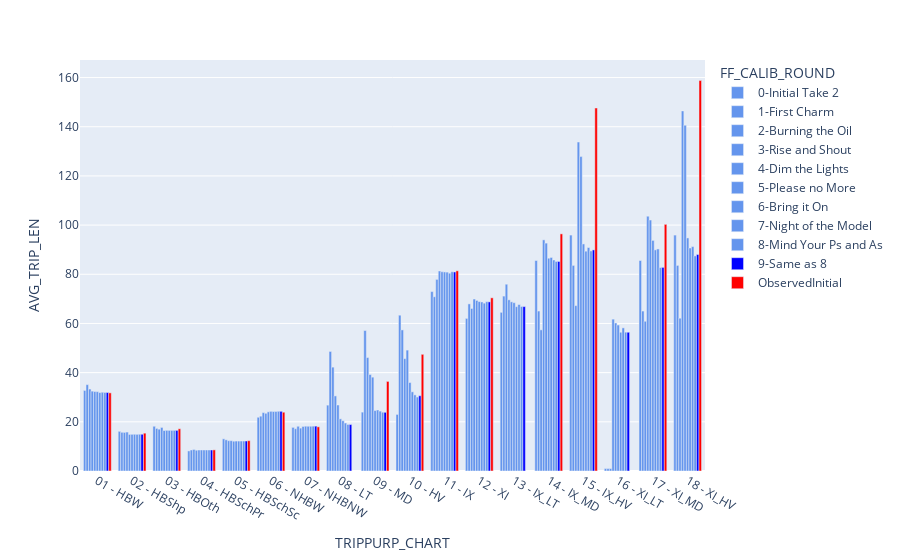
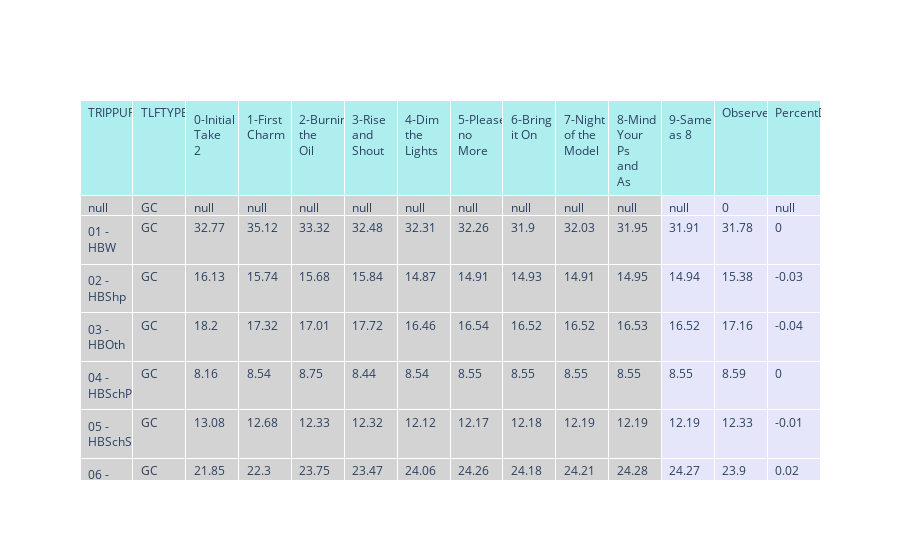

The cell these charts' notebook holds for them, in order:
### Code cell
py.offline.init_notebook_mode(connected=True)

lstModOpt  = dfObsModelMerge['FF_CALIB_ROUND'].unique().tolist()
lstModOptShort1 = [round for round in lstModOpt if round != 'ObservedInitial']  
lstModOptShort = [round for round in lstModOptShort1 if round != 'ObservedFinal']  
lstTLFType   = dfObsModelMerge['TLFTYPE'].unique().tolist() # GC, Time, Dist
lstTripPurp  = dfTLF_Obs['TRIPPURP'].unique().tolist() # HBW, HBShp, HBOth,...
lstTripPurp.extend(['LT','IX_LT','XI_LT'])
    
selectModelOption  = widgets.SelectMultiple(options=lstModOptShort, value=lstModOptShort, description='Model Run'   )
selectTLFOption    = widgets.SelectMultiple(options=lstTLFType    , value=('GC' ,)      , description='TLF Type'    )
selectTripPurp     = widgets.SelectMultiple(options=lstTripPurp   , value=lstTripPurp   , description='Trip Purpose')

widgets.interactive(update_df_mod_vs_obs,modeloption=selectModelOption, tlfoption=selectTLFOption, trippurpoption=selectTripPurp)

### Figure 1 — Plotly figure (JSON) as saved in the notebook; plotly's stock layout.template omitted (floating-point values rounded to 4 significant figures)
{"data": [{"alignmentgroup": "True", "hovertemplate": "FF_CALIB_ROUND=0-Initial Take 2<br>TRIPPURP_CHART=%{x}<br>AVG_TRIP_LEN=%{y}<extra></extra>", "legendgroup": "0-Initial Take 2", "marker": {"color": "cornflowerblue", "pattern": {"shape": ""}}, "name": "0-Initial Take 2", "offsetgroup": "0-Initial Take 2", "orientation": "v", "showlegend": true, "textposition": "auto", "type": "bar", "x": ["03 - HBOth", "04 - HBSchPr", "05 - HBSchSc", "02 - HBShp", "01 - HBW", "10 - HV", "11 - IX", "15 - IX_HV", "13 - IX_LT", "14 - IX_MD", "08 - LT", "09 - MD", "07 - NHBNW", "06 - NHBW", "12 - XI", "18 - XI_HV", "16 - XI_LT", "17 - XI_MD"], "xaxis": "x", "y": [18.2, 8.165, 13.08, 16.13, 32.77, 23.01, 72.96, 95.94, 64.52, 85.6, 26.79, 23.94, 17.74, 21.85, 62.05, 95.94, 1, 85.6], "yaxis": "y"}, {"alignmentgroup": "True", "hovertemplate": "FF_CALIB_ROUND=1-First Charm<br>TRIPPURP_CHART=%{x}<br>AVG_TRIP_LEN=%{y}<extra></extra>", "legendgroup": "1-First Charm", "marker": {"color": "cornflowerblue", "pattern": {"shape": ""}}, "name": "1-First Charm", "offsetgroup": "1-First Charm", "orientation": "v", "showlegend": true, "textposition": "auto", "type": "bar", "x": ["03 - HBOth", "04 - HBSchPr", "05 - HBSchSc", "02 - HBShp", "01 - HBW", "10 - HV", "11 - IX", "15 - IX_HV", "13 - IX_LT", "14 - IX_MD", "08 - LT", "09 - MD", "07 - NHBNW", "06 - NHBW", "12 - XI", "18 - XI_HV", "16 - XI_LT", "17 - XI_MD"], "xaxis": "x", "y": [17.32, 8.539, 12.68, 15.74, 35.12, 63.36, 70.86, 83.61, 71.13, 65.05, 48.62, 57.12, 17.19, 22.3, 67.96, 83.61, 1, 65.05], "yaxis": "y"}, {"alignmentgroup": "True", "hovertemplate": "FF_CALIB_ROUND=2-Burning the Oil<br>TRIPPURP_CHART=%{x}<br>AVG_TRIP_LEN=%{y}<extra></extra>", "legendgroup": "2-Burning the Oil", "marker": {"color": "cornflowerblue", "pattern": {"shape": ""}}, "name": "2-Burning the Oil", "offsetgroup": "2-Burning the Oil", "orientation": "v", "showlegend": true, "textposition": "auto", "type": "bar", "x": ["03 - HBOth", "04 - HBSchPr", "05 - HBSchSc", "02 - HBShp", "01 - HBW", "10 - HV", "11 - IX", "15 - IX_HV", "13 - IX_LT", "14 - IX_MD", "08 - LT", "09 - MD", "07 - NHBNW", "06 - NHBW", "12 - XI", "18 - XI_HV", "16 - XI_LT", "17 - XI_MD"], "xaxis": "x", "y": [17.01, 8.75, 12.33, 15.68, 33.32, 57.38, 77.92, 67.27, 75.95, 57.4, 42.23, 46.14, 18.19, 23.75, 66.11, 62.15, 1, 60.89], "yaxis": "y"}, {"alignmentgroup": "True", "hovertemplate": "FF_CALIB_ROUND=3-Rise and Shout<br>TRIPPURP_CHART=%{x}<br>AVG_TRIP_LEN=%{y}<extra></extra>", "legendgroup": "3-Rise and Shout", "marker": {"color": "cornflowerblue", "pattern": {"shape": ""}}, "name": "3-Rise and Shout", "offsetgroup": "3-Rise and Shout", "orientation": "v", "showlegend": true, "textposition": "auto", "type": "bar", "x": ["03 - HBOth", "04 - HBSchPr", "05 - HBSchSc", "02 - HBShp", "01 - HBW", "10 - HV", "11 - IX", "15 - IX_HV", "13 - IX_LT", "14 - IX_MD", "08 - LT", "09 - MD", "07 - NHBNW", "06 - NHBW", "12 - XI", "18 - XI_HV", "16 - XI_LT", "17 - XI_MD"], "xaxis": "x", "y": [17.72, 8.444, 12.32, 15.84, 32.48, 45.71, 81.34, 133.8, 69.61, 93.99, 30.54, 39.23, 17.44, 23.47, 69.93, 146.4, 61.75, 103.6], "yaxis": "y"}, {"alignmentgroup": "True", "hovertemplate": "FF_CALIB_ROUND=4-Dim the Lights<br>TRIPPURP_CHART=%{x}<br>AVG_TRIP_LEN=%{y}<extra></extra>", "legendgroup": "4-Dim the Lights", "marker": {"color": "cornflowerblue", "pattern": {"shape": ""}}, "name": "4-Dim the Lights", "offsetgroup": "4-Dim the Lights", "orientation": "v", "showlegend": true, "textposition": "auto", "type": "bar", "x": ["03 - HBOth", "04 - HBSchPr", "05 - HBSchSc", "02 - HBShp", "01 - HBW", "10 - HV", "11 - IX", "15 - IX_HV", "13 - IX_LT", "14 - IX_MD", "08 - LT", "09 - MD", "07 - NHBNW", "06 - NHBW", "12 - XI", "18 - XI_HV", "16 - XI_LT", "17 - XI_MD"], "xaxis": "x", "y": [16.46, 8.542, 12.12, 14.87, 32.31, 49.16, 81.03, 127.9, 68.79, 92.67, 26.84, 38.16, 18.12, 24.06, 69.36, 140.6, 60.2, 102.1], "yaxis": "y"}, {"alignmentgroup": "True", "hovertemplate": "FF_CALIB_ROUND=5-Please no More<br>TRIPPURP_CHART=%{x}<br>AVG_TRIP_LEN=%{y}<extra></extra>", "legendgroup": "5-Please no More", "marker": {"color": "cornflowerblue", "pattern": {"shape": ""}}, "name": "5-Please no More", "offsetgroup": "5-Please no More", "orientation": "v", "showlegend": true, "textposition": "auto", "type": "bar", "x": ["03 - HBOth", "04 - HBSchPr", "05 - HBSchSc", "02 - HBShp", "01 - HBW", "10 - HV", "11 - IX", "15 - IX_HV", "13 - IX_LT", "14 - IX_MD", "08 - LT", "09 - MD", "07 - NHBNW", "06 - NHBW", "12 - XI", "18 - XI_HV", "16 - XI_LT", "17 - XI_MD"], "xaxis": "x", "y": [16.54, 8.549, 12.17, 14.91, 32.26, 35.97, 80.95, 92.34, 68.44, 86.54, 21.21, 24.58, 18.22, 24.26, 68.89, 94.78, 59.36, 93.77], "yaxis": "y"}, {"alignmentgroup": "True", "hovertemplate": "FF_CALIB_ROUND=6-Bring it On<br>TRIPPURP_CHART=%{x}<br>AVG_TRIP_LEN=%{y}<extra></extra>", "legendgroup": "6-Bring it On", "marker": {"color": "cornflowerblue", "pattern": {"shape": ""}}, "name": "6-Bring it On", "offsetgroup": "6-Bring it On", "orientation": "v", "showlegend": true, "textposition": "auto", "type": "bar", "x": ["03 - HBOth", "04 - HBSchPr", "05 - HBSchSc", "02 - HBShp", "01 - HBW", "10 - HV", "11 - IX", "15 - IX_HV", "13 - IX_LT", "14 - IX_MD", "08 - LT", "09 - MD", "07 - NHBNW", "06 - NHBW", "12 - XI", "18 - XI_HV", "16 - XI_LT", "17 - XI_MD"], "xaxis": "x", "y": [16.52, 8.549, 12.18, 14.93, 31.9, 32.2, 80.88, 89.4, 66.83, 86.84, 20.44, 24.81, 18.19, 24.18, 68.74, 90.68, 56.43, 89.92], "yaxis": "y"}, {"alignmentgroup": "True", "hovertemplate": "FF_CALIB_ROUND=7-Night of the Model<br>TRIPPURP_CHART=%{x}<br>AVG_TRIP_LEN=%{y}<extra></extra>", "legendgroup": "7-Night of the Model", "marker": {"color": "cornflowerblue", "pattern": {"shape": ""}}, "name": "7-Night of the Model", "offsetgroup": "7-Night of the Model", "orientation": "v", "showlegend": true, "textposition": "auto", "type": "bar", "x": ["03 - HBOth", "04 - HBSchPr", "05 - HBSchSc", "02 - HBShp", "01 - HBW", "10 - HV", "11 - IX", "15 - IX_HV", "13 - IX_LT", "14 - IX_MD", "08 - LT", "09 - MD", "07 - NHBNW", "06 - NHBW", "12 - XI", "18 - XI_HV", "16 - XI_LT", "17 - XI_MD"], "xaxis": "x", "y": [16.52, 8.549, 12.19, 14.91, 32.03, 30.96, 80.44, 90.89, 67.68, 85.8, 19.51, 24.35, 18.2, 24.21, 68.25, 91.25, 58.21, 90.3], "yaxis": "y"}, {"alignmentgroup": "True", "hovertemplate": "FF_CALIB_ROUND=8-Mind Your Ps and As<br>TRIPPURP_CHART=%{x}<br>AVG_TRIP_LEN=%{y}<extra></extra>", "legendgroup": "8-Mind Your Ps and As", "marker": {"color": "cornflowerblue", "pattern": {"shape": ""}}, "name": "8-Mind Your Ps and As", "offsetgroup": "8-Mind Your Ps and As", "orientation": "v", "showlegend": true, "textposition": "auto", "type": "bar", "x": ["03 - HBOth", "04 - HBSchPr", "05 - HBSchSc", "02 - HBShp", "01 - HBW", "10 - HV", "11 - IX", "15 - IX_HV", "13 - IX_LT", "14 - IX_MD", "08 - LT", "09 - MD", "07 - NHBNW", "06 - NHBW", "12 - XI", "18 - XI_HV", "16 - XI_LT", "17 - XI_MD"], "xaxis": "x", "y": [16.53, 8.55, 12.19, 14.95, 31.95, 30.08, 81.03, 89.49, 66.91, 85.22, 18.93, 23.91, 18.24, 24.28, 68.86, 87.47, 56.47, 82.73], "yaxis": "y"}, {"alignmentgroup": "True", "hovertemplate": "FF_CALIB_ROUND=9-Same as 8<br>TRIPPURP_CHART=%{x}<br>AVG_TRIP_LEN=%{y}<extra></extra>", "legendgroup": "9-Same as 8", "marker": {"color": "blue", "pattern": {"shape": ""}}, "name": "9-Same as 8", "offsetgroup": "9-Same as 8", "orientation": "v", "showlegend": true, "textposition": "auto", "type": "bar", "x": ["03 - HBOth", "04 - HBSchPr", "05 - HBSchSc", "02 - HBShp", "01 - HBW", "10 - HV", "11 - IX", "15 - IX_HV", "13 - IX_LT", "14 - IX_MD", "08 - LT", "09 - MD", "07 - NHBNW", "06 - NHBW", "12 - XI", "18 - XI_HV", "16 - XI_LT", "17 - XI_MD"], "xaxis": "x", "y": [16.52, 8.552, 12.19, 14.94, 31.91, 30.61, 80.94, 89.91, 66.86, 85.21, 18.89, 23.87, 18.24, 24.27, 68.77, 88.05, 56.42, 82.8], "yaxis": "y"}, {"alignmentgroup": "True", "hovertemplate": "FF_CALIB_ROUND=ObservedInitial<br>TRIPPURP_CHART=%{x}<br>AVG_TRIP_LEN=%{y}<extra></extra>", "legendgroup": "ObservedInitial", "marker": {"color": "red", "pattern": {"shape": ""}}, "name": "ObservedInitial", "offsetgroup": "ObservedInitial", "orientation": "v", "showlegend": true, "textposition": "auto", "type": "bar", "x": [null, "03 - HBOth", "04 - HBSchPr", "05 - HBSchSc", "02 - HBShp", "01 - HBW", "10 - HV", "11 - IX", "15 - IX_HV", "14 - IX_MD", "09 - MD", "07 - NHBNW", "06 - NHBW", "12 - XI", "18 - XI_HV", "17 - XI_MD"], "xaxis": "x", "y": [0, 17.16, 8.594, 12.33, 15.38, 31.78, 47.45, 81.41, 147.6, 96.43, 36.43, 17.96, 23.9, 70.43, 158.8, 100.3], "yaxis": "y"}], "layout": {"barmode": "group", "legend": {"title": {"text": "FF_CALIB_ROUND"}, "tracegroupgap": 0}, "margin": {"t": 60}, "xaxis": {"anchor": "y", "categoryorder": "category ascending", "domain": [0, 1], "title": {"text": "TRIPPURP_CHART"}}, "yaxis": {"anchor": "x", "domain": [0, 1], "title": {"text": "AVG_TRIP_LEN"}}}}

### Figure 2 — Plotly figure (JSON) as saved in the notebook; plotly's stock layout.template omitted (floating-point values rounded to 4 significant figures; data arrays with more than 128 entries replaced by an {"elided": "..."} marker saying what was removed)
{"data": [{"cells": {"align": "left", "fill": {"color": ["lightgrey", "lightgrey", "lightgrey", "lightgrey", "lightgrey", "lightgrey", "lightgrey", "lightgrey", "lightgrey", "lightgrey", "lightgrey", "lavender", "lavender"]}, "values": {"elided": "14x19 mixed values"}}, "header": {"align": "left", "fill": {"color": "paleturquoise"}, "values": ["TRIPPURP_CHART", "TLFTYPE", "0-Initial Take 2", "1-First Charm", "2-Burning the Oil", "3-Rise and Shout", "4-Dim the Lights", "5-Please no More", "6-Bring it On", "7-Night of the Model", "8-Mind Your Ps and As", "9-Same as 8", "ObservedInitial", "PercentDiff"]}, "type": "table"}], "layout": {}}
